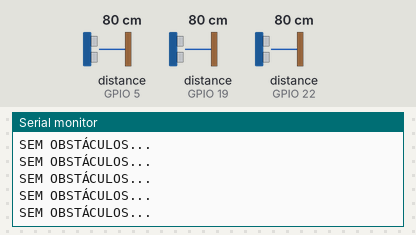
Bench run of a sketch on a simulated ESP32. On the bench: the last lines printed to the serial monitor. Wiring (inferred from the names in the program): 3 × ultrasonic range finder: trigger GPIO 18, echo GPIO 5 / trigger GPIO 21, echo GPIO 19 / trigger GPIO 23, echo GPIO 22. The inputs (shaded band) are chosen by the test bench; at power-on: distance to the obstacle (sensors on GPIO 5, GPIO 19, GPIO 22) 80 cm. The echo pulse lasts 58.3 µs per cm; WiFi joins after 1.5 s; servers stay silent unless stated; no MQTT or app messages arrive unless stated.

Above: at 7.7 s.
7.8 s: distance to the obstacle (sensor on GPIO 5) set to 54 cm
9.3 s: distance to the obstacle (sensor on GPIO 5) set to 46 cm
At 10.0 s:
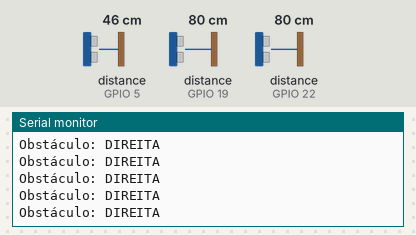
11.2 s: distance to the obstacle (sensor on GPIO 19) set to 55 cm
12.7 s: distance to the obstacle (sensor on GPIO 19) set to 45 cm
At 13.3 s:
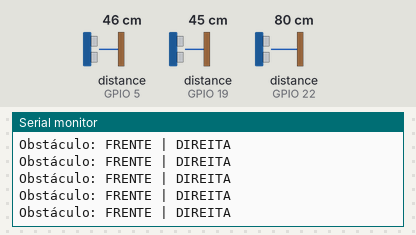
14.6 s: distance to the obstacle (sensor on GPIO 22) set to 54 cm
16.1 s: distance to the obstacle (sensor on GPIO 22) set to 46 cm
At 17.0 s:
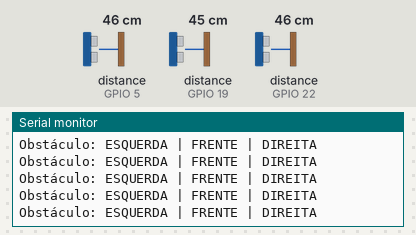

The sketch:

edge_mahindra.ino
```cpp
#include <WiFi.h>
#include <PubSubClient.h>

// CONFIGURAÇÕES - VARIÁVEIS EDITÁVEIS

// NOME DA REDE WIFI
const char* default_SSID = "Wokwi-GUEST";

// SENHA DA REDE WIFI
const char* default_PASSWORD = "";

// IP DO BROKER MQTT
const char* default_BROKER_MQTT = "54.235.126.90";

// PORTA DO BROKER MQTT
const int default_BROKER_PORT = 1883;

// TÓPICO MQTT DE ESCUTA
const char* default_TOPICO_SUBSCRIBE = "/TEF/obstacle001/cmd";

// TÓPICOS MQTT DE ENVIO DE INFORMAÇÕES PARA BROKER
const char* default_TOPICO_PUBLISH_LEFT_DISTANCE = "/TEF/obstacle001/attrs/ld";
const char* default_TOPICO_PUBLISH_LEFT_OBSTACLE = "/TEF/obstacle001/attrs/lo";

const char* default_TOPICO_PUBLISH_FRONT_DISTANCE = "/TEF/obstacle001/attrs/fd";
const char* default_TOPICO_PUBLISH_FRONT_OBSTACLE = "/TEF/obstacle001/attrs/fo";

const char* default_TOPICO_PUBLISH_RIGHT_DISTANCE = "/TEF/obstacle001/attrs/rd";
const char* default_TOPICO_PUBLISH_RIGHT_OBSTACLE = "/TEF/obstacle001/attrs/ro";

// ID MQTT
const char* default_ID_MQTT = "fiware_001";

// DECLARAÇÃO DA VARIÁVEL PARA O PREFIXO DO TÓPICO
const char* topicPrefix = "obstacle001";

// VARIÁVEIS PARA CONFIGURAÇÕES EDITAVÉIS
char* SSID = const_cast<char*>(default_SSID);
char* PASSWORD = const_cast<char*>(default_PASSWORD);
char* BROKER_MQTT = const_cast<char*>(default_BROKER_MQTT);
int BROKER_PORT = default_BROKER_PORT;

char* TOPICO_SUBSCRIBE = const_cast<char*>(default_TOPICO_SUBSCRIBE);

char* TOPICO_PUBLISH_LEFT_DISTANCE = const_cast<char*>(default_TOPICO_PUBLISH_LEFT_DISTANCE);
char* TOPICO_PUBLISH_LEFT_OBSTACLE = const_cast<char*>(default_TOPICO_PUBLISH_LEFT_OBSTACLE);

char* TOPICO_PUBLISH_FRONT_DISTANCE = const_cast<char*>(default_TOPICO_PUBLISH_FRONT_DISTANCE);
char* TOPICO_PUBLISH_FRONT_OBSTACLE = const_cast<char*>(default_TOPICO_PUBLISH_FRONT_OBSTACLE);

char* TOPICO_PUBLISH_RIGHT_DISTANCE = const_cast<char*>(default_TOPICO_PUBLISH_RIGHT_DISTANCE);
char* TOPICO_PUBLISH_RIGHT_OBSTACLE = const_cast<char*>(default_TOPICO_PUBLISH_RIGHT_OBSTACLE);

char* ID_MQTT = const_cast<char*>(default_ID_MQTT);

// CRIA UM CLIENTE WIFI PARA A CONEXÃO
WiFiClient espClient;

// CRIA UM CLIENTE MQTT UTILIZANDO O CLIENTE WIFI
PubSubClient MQTT(espClient);

// FUNÇÃO INICIAR PARA CONECTAR WIFI
void initWiFi() {
    delay(10);
    Serial.println("------Conexao WI-FI------");
    Serial.print("Conectando-se na rede: ");
    Serial.println(SSID);
    Serial.println("Aguarde");
    reconectWiFi();
}

// FUNÇÃO PARA INICIAR O MQTT
void initMQTT() {
    MQTT.setServer(BROKER_MQTT, BROKER_PORT);
    MQTT.setCallback(mqtt_callback);
}

// DEFININDO PINOS DOS SENSORES DE DISTÂNCIA
#define trigLeft 23
#define echoLeft 22

#define trigFront 21
#define echoFront 19

#define trigRight 18
#define echoRight 5

// DECLARANDO O PROTÓTIPO DAS FUNÇÕES
float DistanceCm(int trig, int echo);
void setPin(int trig, int echo);

void setup() {
  initWiFi();
  initMQTT();

  // INICIANDO COMUNICAÇÃO COM MONITOR SERIAL
  Serial.begin(115200);

  delay(5000);

  // CHAMANDO FUNÇÃO PARA SETAR PINOS DOS SENSORES
  setPin(trigLeft, echoLeft);
  setPin(trigFront, echoFront);
  setPin(trigRight, echoRight);
}

void loop() {
  VerificaConexoesWiFIEMQTT();

  // CRIANDO VARIÁVEIS PARA AS DISTÂNCIAS
  float distLeft, distFront, distRight;

  // CRIANDO VARIÁVEIS PARA VERIFICAR SE TEM OBSTÁCULOS
  bool obsLeft, obsFront, obsRight;

  // ARMAZENANDO DISTÂNCIA NAS VARIÁVEIS
  distLeft = DistanceCm(trigLeft, echoLeft);
  distFront = DistanceCm(trigFront, echoFront);
  distRight = DistanceCm(trigRight, echoRight);

  // CONDICIONAL PARA VERIFICAR OBSTÁCULO A ESQUERDA
  if(distLeft < 50){
    obsLeft = true;
  } else {
    obsLeft = false;
  }

  // CONDICIONAL PARA VERIFICAR OBSTÁCULO A FRENTE
  if(distFront < 50){
    obsFront = true;
  } else {
    obsFront = false;
  }

  // CONDICIONAL PARA VERIFICAR OBSTÁCULO A DIREITA
  if(distRight < 50){
    obsRight = true;
  } else {
    obsRight = false;
  }

  // ESTRUTURA CONDICIONAL PARA APRESENTAR ONDE TEM OBSTÁCULOS
  if(obsLeft && obsFront && obsRight){
    Serial.println("Obstáculo: ESQUERDA | FRENTE | DIREITA ");
  } else if(obsLeft && obsFront){
    Serial.println("Obstáculo: ESQUERDA | FRENTE");
  } else if(obsLeft && obsRight){
    Serial.println("Obstáculo: ESQUERDA | DIREITA");
  } else if(obsFront && obsRight){
    Serial.println("Obstáculo: FRENTE | DIREITA");
  } else if(obsLeft){
    Serial.println("Obstáculo: ESQUERDA");
  } else if(obsFront){
    Serial.println("Obstáculo: FRENTE");
  } else if(obsRight){
    Serial.println("Obstáculo: DIREITA");
  } else{
    Serial.println("SEM OBSTÁCULOS...");
  }

  // TRANSFORMANDO VALORES EM STRING E PUBLICANDO NO TÓPICO CORRESPONDENTE
  String leftDistance = String(distLeft);
  String leftObstacle = String(obsLeft);
  MQTT.publish(TOPICO_PUBLISH_LEFT_DISTANCE, leftDistance.c_str());
  MQTT.publish(TOPICO_PUBLISH_LEFT_OBSTACLE, leftObstacle.c_str());

  String frontDistance = String(distFront);
  String frontObstacle = String(obsFront);
  MQTT.publish(TOPICO_PUBLISH_FRONT_DISTANCE, frontDistance.c_str());
  MQTT.publish(TOPICO_PUBLISH_FRONT_OBSTACLE, frontObstacle.c_str());

  String rightDistance = String(distRight);
  String rightObstacle = String(obsRight);
  MQTT.publish(TOPICO_PUBLISH_RIGHT_DISTANCE, rightDistance.c_str());
  MQTT.publish(TOPICO_PUBLISH_RIGHT_OBSTACLE, rightObstacle.c_str());

  // MANTÉM CONEXÃO MQTT E PROCESSA DADOS
  MQTT.loop();
}

void reconectWiFi() {
  // VERIFICA SE JÁ ESTÁ CONECTADO AO WIFI
  if (WiFi.status() == WL_CONNECTED)
      return;

  // INICIA A CONEXÃO COM A REDE WIFI
  WiFi.begin(SSID, PASSWORD);

  // AGUARDA ATÉ QUE A CONEXÃO SEJA ESTABELECIDA
  while (WiFi.status() != WL_CONNECTED) {
      delay(100);
      Serial.print(".");
  }

  // IMPRIME INFORMAÇÕES E MENSAGEM DE SUCESSO
  Serial.println();
  Serial.println("Conectado com sucesso na rede ");
  Serial.print(SSID);
  Serial.println("IP obtido: ");
  Serial.println(WiFi.localIP());
}

void mqtt_callback(char* topic, byte* payload, unsigned int length) {
  String msg;

  // CONSTRÓI A MENSAGEM A PARTIR DO PAYLOAD RECEBIDO
  for (int i = 0; i < length; i++) {
      char c = (char)payload[i];
      msg += c;
  }

  // EXIBE A MENSAGEM RECEBIDA NO CONSOLE
  Serial.print("- Mensagem recebida: ");
  Serial.println(msg);
}

void VerificaConexoesWiFIEMQTT() {
  // VERIFICA SE A CONEXÃO MQTT ESTÁ ATIVA
  if (!MQTT.connected())
      reconnectMQTT();

  // TENTA RECONECTAR AO WIFI
  reconectWiFi();
}

void reconnectMQTT() {
  // LOOP ATÉ CONSEGUIR CONECTAR AO BROKER MQTT
  while (!MQTT.connected()) {
    Serial.print("* Tentando se conectar ao Broker MQTT: ");
    Serial.println(BROKER_MQTT);

    // TENTA CONECTAR AO BROKER MQTT
    if (MQTT.connect(ID_MQTT)) {
      Serial.println("Conectado com sucesso ao broker MQTT!");
      MQTT.subscribe(TOPICO_SUBSCRIBE);
    } else {
      Serial.println("Falha ao reconectar no broker.");
      Serial.println("Haverá nova tentativa de conexão em 2s");
      delay(2000);
    }
  }
}

// CRIANDO FUNÇÃO PARA CALCULAR DISTÂNCIA DE UM SENSOR
float DistanceCm(int trig, int echo){
  // CRIANDO VARIÁVEL PARA O TEMPO ENTRE, A DISTÂNCIA E O OBSTÁCULO
  long int temp;

  // INICIALIZANDO O SENSOR
  digitalWrite(trig, HIGH);
  delayMicroseconds(10);
  digitalWrite(trig, LOW);

  // ARMAZENANDO O TEMPO ENTRE A DISTÂNCIA E O OBSTÁCULO
  temp = pulseIn(echo, HIGH);

  // RETORNANDO DISTÂNCIA EM CENTÍMETROS, EM FUNÇÃO DA VELOCIDADE DO SOM, E PELO TEMPO EM SEGUNDOS
  return(100 * 344.0 * (temp / 1E6 / 2));
}

// CRIANDO FUNÇÃO PARA DEFINIR A FUNÇÃO DOS PINO DO SENSOR
void setPin(int trig, int echo){
  pinMode(trig, OUTPUT);
  pinMode(echo, INPUT);
  digitalWrite(trig, LOW);
  delayMicroseconds(10);
}
```

Measured:
- the behaviour switches between 50 and 49 cm on distance to the obstacle (sensor on GPIO 5) (found by bisection; images 0 and 1)
- the behaviour switches between 50 and 49 cm on distance to the obstacle (sensor on GPIO 19) (found by bisection; images 1 and 2)
- the behaviour switches between 50 and 49 cm on distance to the obstacle (sensor on GPIO 22) (found by bisection; images 2 and 3)
- after the input at 9.3 s, the serial monitor: prints a new line at once (image 1)
- after the input at 12.7 s, the serial monitor: prints a new line at once (image 2)
- after the input at 16.1 s, the serial monitor: prints a new line at once (image 3)
